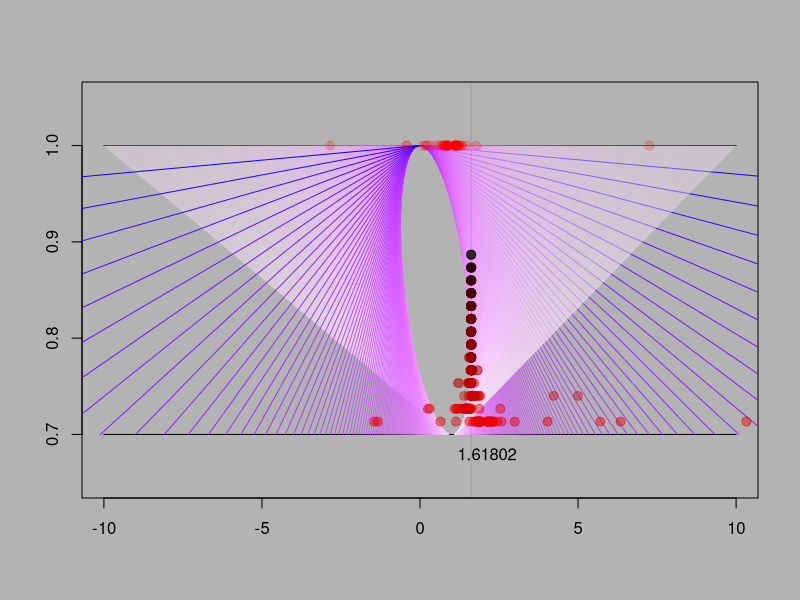
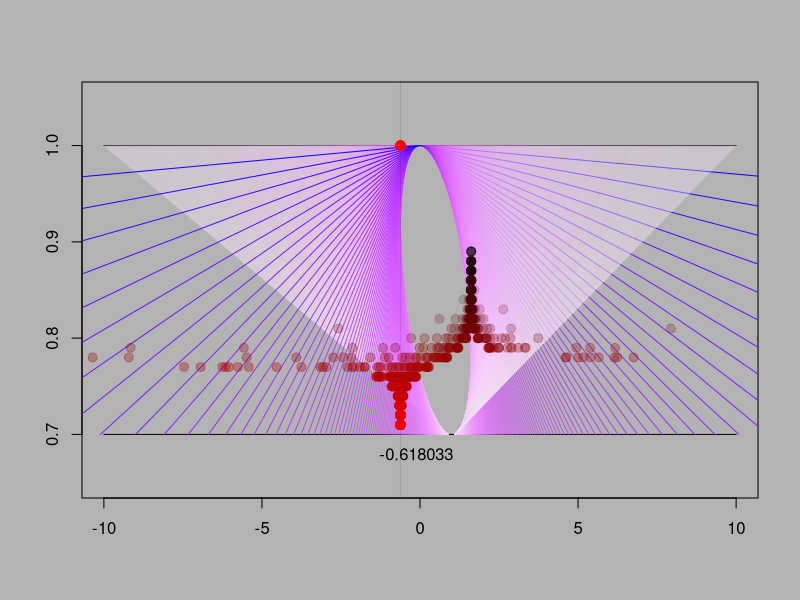
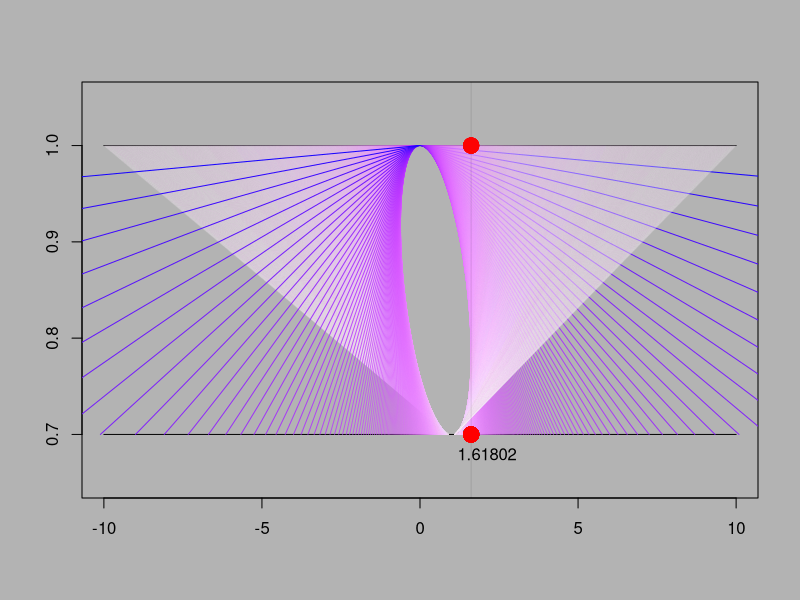

These figures' R source, in order:
# From 3B1B video https://youtu.be/CfW845LNObM

# Plotting two parallel lines to show the function 1 + 1/x as a transform"

 x = seq(-10,10,0.001)
 par(bg = "gray70")
 plot(x, x/x, type='l', ylab='', xlab='', 
      xlim=c(-9.9,9.9), ylim=c(0.65,1.05))
 lines(x, x/x - 0.3)
 
 #Plotting the transformation as segments from one line to the other:
 max = 10
 vec = numeric(0)
 j <- 0
 for (i in seq(-max,max,0.01)){
   j <- j + 1
   vec[j] <- 1 + 1/i
   segments(x0 = i, y0 = 1, x1 = vec[j], y1 = 1-0.3,
            col=rgb(max/(1/abs(i)+max),
                    max/(max/abs(i)+max),
                    max/(0.01*abs(i)+max), 
                    max/(10.5*abs(i)+max)))
 }


 # Plotting the golden ratio:
 
 abline(v=1.61802, col=rgb(0,0,0,.1))
 text(1.61802+0.5,0.68,'1.61802')
 
 
 # Sampling a few points to recurrently apply 1 + 1/x to them:
 set.seed(0)
 rep = 15
 v <- sample(vec,50)
 
for(i in 1: length(v)) points(v[i], 1, pch=19, cex=1.2, col=rgb(1,0,0,0.2))
 
 
 # Every time 1 + 1/x is apply the results are in a different row:
 m <- matrix(0, rep+1, length(v))
 m[1,] <- v
 
 # The 0.0001 is to avoid inf results:
 
 for (k in 1:rep){
   for (i in 1:ncol(m)){
     m[k+1, i] <- 1 + 1/(m[k,i]+0.0001)
     points(m[k+1,i], 0.7 + 0.2*k/rep, pch=19, cex=1.2,
              col=rgb(1-k/rep, 0, 0, 0.5*(1-k/rep)))
   }
 }
 
 

 # Now checking the unstable point around -0.618: 1/2(1-sqrt(5)):
 # Starting from the beginning of the plot:
 x = seq(-10,10,0.001)
 par(bg = "gray70")
 plot(x, x/x, type='l', ylab='', xlab='', 
      xlim=c(-9.9,9.9), ylim=c(0.65,1.05))
 lines(x, x/x - 0.3)
 
 
 max = 10
 vec = numeric(0)
 j <- 0
 for (i in seq(-max,max,0.01)){
   j <- j + 1
   vec[j] <- 1 + 1/i
   segments(x0 = i, y0 = 1, x1 = vec[j], y1 = 1-0.3,
            col=rgb(max/(1/abs(i)+max),
                    max/(max/abs(i)+max),
                    max/(0.01*abs(i)+max), 
                    max/(10.5*abs(i)+max)))
 }
 
 
 abline(v=-0.618033, col=rgb(0,0,0,.1))
 text(-0.618+0.5,0.68,'-0.618033')
 
 rep = 20
 v <- sample(seq(-0.620, -0.616, 0.00001),50)
 # Plotting these points
 for(i in 1: length(v)) points(v[i], 1, pch=19, cex=1.2, col=rgb(1,0,0,0.2))
 
 m <- matrix(0, rep+1, length(v))
 m[1,] <- v
 
 for (k in 1:rep){
   for (i in 1:ncol(m)){
     m[k+1, i] <- 1 + 1/(m[k,i]+0.0001)
     points(m[k+1,i], 0.7 + 0.2*k/rep, pch=19, cex=1.2,
            col=rgb(1-k/rep, 0, 0, 0.5*(1-k/rep)))
   }
 }
 
 
 # Stability around phi 1.1618:
 x = seq(-10,10,0.001)
 par(bg = "gray70")
 plot(x, x/x, type='l', ylab='', xlab='', 
      xlim=c(-9.9,9.9), ylim=c(0.65,1.05))
 lines(x, x/x - 0.3)
 
 
 max = 10
 vec = numeric(0)
 j <- 0
 for (i in seq(-max,max,0.01)){
   j <- j + 1
   vec[j] <- 1 + 1/i
   segments(x0 = i, y0 = 1, x1 = vec[j], y1 = 1-0.3,
            col=rgb(max/(1/abs(i)+max),
                    max/(max/abs(i)+max),
                    max/(0.01*abs(i)+max), 
                    max/(10.5*abs(i)+max)))
 }
 
 
 abline(v=1.61802, col=rgb(0,0,0,.1))
 text(1.61802+0.5,0.68,'1.61802')
 
 rep = 20
 v <- sample(seq(1.616, 1.620, 0.00001),50)
 # Plotting these points
 for(i in 1: length(v)) points(v[i], 1, pch=19, cex=2, col=rgb(1,0,0,0.2))
 
 m <- matrix(0, rep+1, length(v))
 m[1,] <- v
 
 for (k in 1:rep){
   for (i in 1:ncol(m)){
     m[k+1, i] <- 1 + 1/(m[k,i]+0.0001)
     points(m[k+1,i], 1 - 0.3, pch=19, cex=2,
            col=rgb(k/rep, 0, 0, 0.5))
   }
 }
 